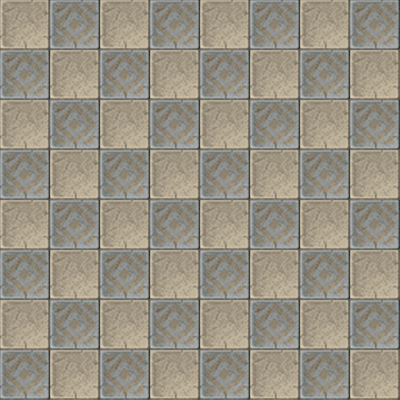

This is a level from a 2D game, rendered from its Tiled map with the project's own tilesets. A one-line summary and the map file follow, with tile-layer data summarised:
An orthogonal 8x8 tile map with 50x50 px tiles, 1 tile layer (bg).

<map version="1.0" orientation="orthogonal" renderorder="right-down" width="8" height="8" tilewidth="50" tileheight="50" nextobjectid="1">
 <tileset firstgid="1" name="012-PortTown02-2" tilewidth="50" tileheight="50" tilecount="168" columns="8">
  <image source="012-PortTown02-2.png" width="400" height="1050" />
 </tileset>
 <layer name="bg" width="8" height="8">
  <data>[64 cells, 64 non-empty, 2 distinct tile ids]</data>
 </layer>
</map>
